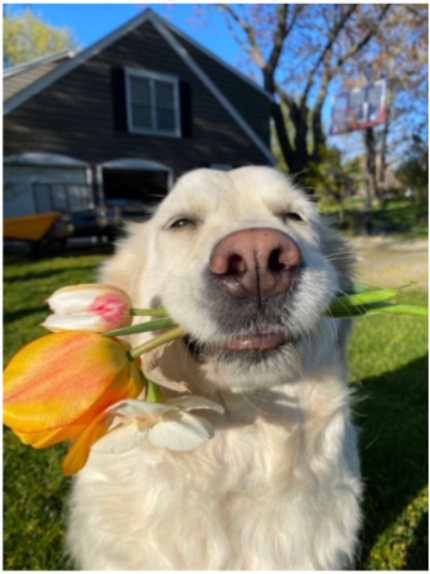
#> input picture img.png, 430 x 574 px
$ jupyter execute filter.ipynb   (older library calls are emulated)
#> lines starting #> are read from the running program, lines starting #| are printed output that depends on the picture
## Image Smoothing and Sharpening Using OpenCV
 name :  Mahalakshmi m reg no :212225040222

Step 1:
Import the required libraries: OpenCV, NumPy, and Matplotlib.

[cell 1]
import cv2
import matplotlib.pyplot as plt
import numpy as np

Step 2:
Read the input image (e.g., image.jpg).

[cell 2]
img = cv2.imread("img.png")
#> img is the input picture: shape (574, 430, 3); mean B, G, R 104.3, 121.3, 122.8

Step 3:
Convert the image from BGR to RGB format for display

[cell 3]
image2 = cv2.cvtColor(img, cv2.COLOR_BGR2RGB)
plt.imshow(image2)
plt.title("Original Image")
plt.axis("off")
plt.show()

Step 4:
Apply Averaging Filter using cv2.blur()

[cell 4]
kernel = np.ones((11,11),np.float32)/121
average = cv2.filter2D(image2,-1,kernel)
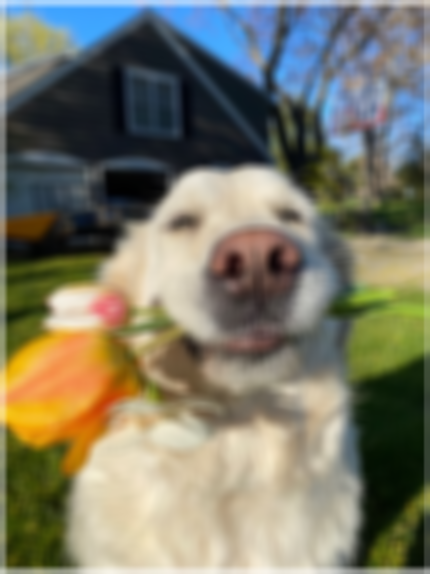
#> average: shape (574, 430, 3); mean R, G, B 122.5, 120.9, 103.9

plt.imshow(average)
plt.title("Average Filter")
plt.axis("off")
plt.show()

Step 5:
Apply Weighted Averaging Filter using a custom kernel with cv2.filter2D().

[cell 5]
kernel1 = np.array([[1,2,1],[2,4,2],[1,2,1]])/16
weighted = cv2.filter2D(image2,-1,kernel1)

plt.imshow(weighted)
plt.title("Weighted Average Filter")
plt.axis("off")
plt.show()

Step 6:
Apply Gaussian Filter using cv2.GaussianBlur()

[cell 6]
gaussian = cv2.GaussianBlur(image2,(33,33),0)
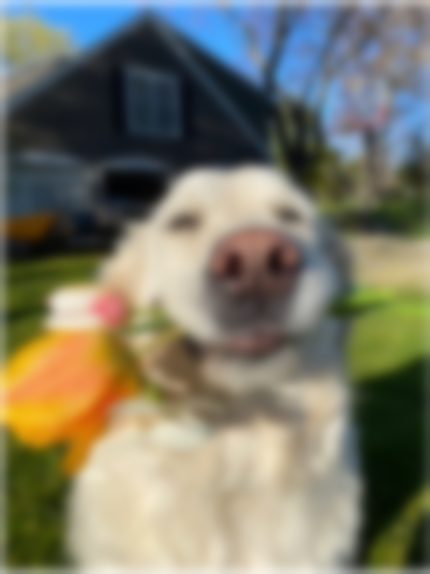
#> gaussian: shape (574, 430, 3); mean R, G, B 122.4, 120.8, 103.9

plt.imshow(gaussian)
plt.title("Gaussian Filter")
plt.axis("off")
plt.show()

Step 7:
Apply Median Filter using cv2.medianBlur().

[cell 7]
median = cv2.medianBlur(image2,13)
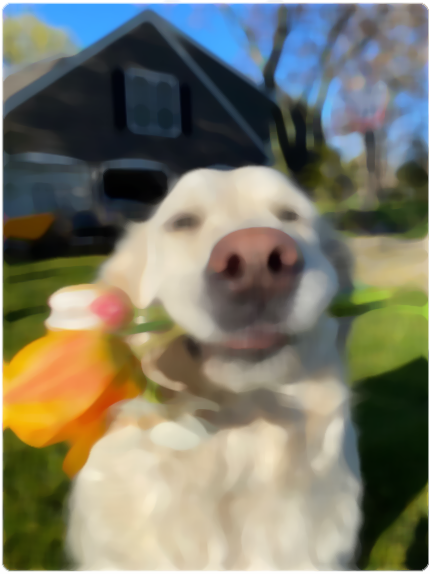
#> median: shape (574, 430, 3); mean R, G, B 123, 121.4, 104.2

plt.imshow(median)
plt.title("Median Filter")
plt.axis("off")
plt.show()

Step 8:
Apply Laplacian Sharpening using Kernel with cv2.filter2D().

[cell 8]
kernel2 = np.array([[-1,-1,-1],[2,-2,1],[2,1,-1]])
lap_kernel = cv2.filter2D(image2,-1,kernel2)
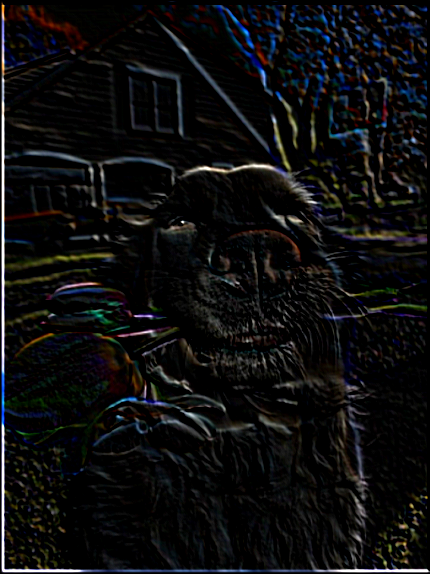
#> lap_kernel: shape (574, 430, 3); mean R, G, B 13.8, 13.9, 14.6

plt.imshow(lap_kernel)
plt.title("Laplacian Kernel")
plt.axis("off")
plt.show()

Step 9:
Convert image to grayscale and apply Laplacian Operator using cv2.Laplacian()

[cell 9]
gray = cv2.cvtColor(image2,cv2.COLOR_RGB2GRAY)
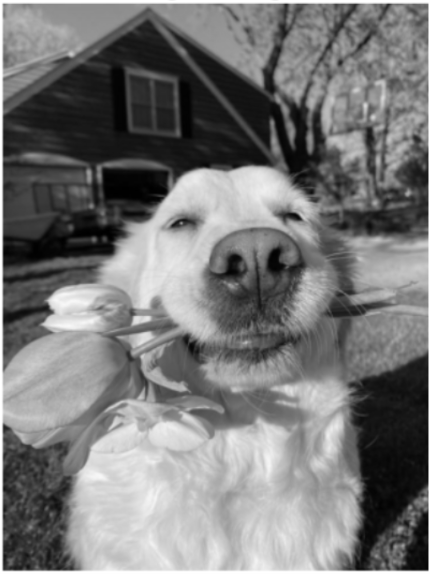
#> gray: shape (574, 430); min 0, max 255, mean 119.8
laplacian = cv2.Laplacian(gray,cv2.CV_64F)
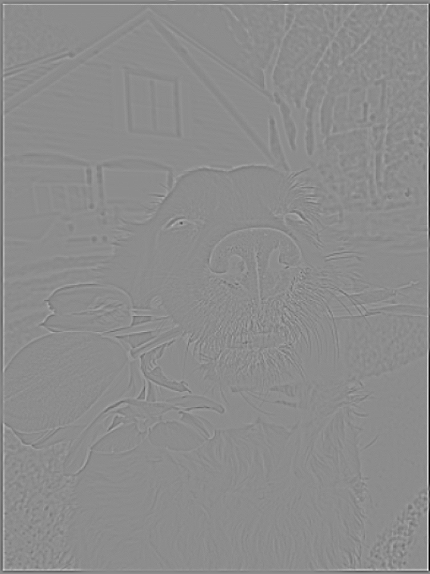
#> laplacian: shape (574, 430) float64; min -234, max 190, mean -0.2; drawn with min black and max white

plt.imshow(laplacian,cmap='gray')
plt.title("Laplacian Operator")
plt.axis("off")
plt.show()

Step 10:
Display all filtered images using a grid layout for comparison

[cell 10]
plt.figure(figsize=(12,12))

images = [image2,average,weighted,gaussian,median,lap_kernel,laplacian]
titles = ["Original","Average","Weighted Average","Gaussian","Median","Laplacian Kernel","Laplacian Operator"]

for i in range(7):
    plt.subplot(3,3,i+1)
    plt.imshow(images[i],cmap='gray' if i==6 else None)
    plt.title(titles[i])
    plt.axis("off")

plt.tight_layout()
plt.show()
